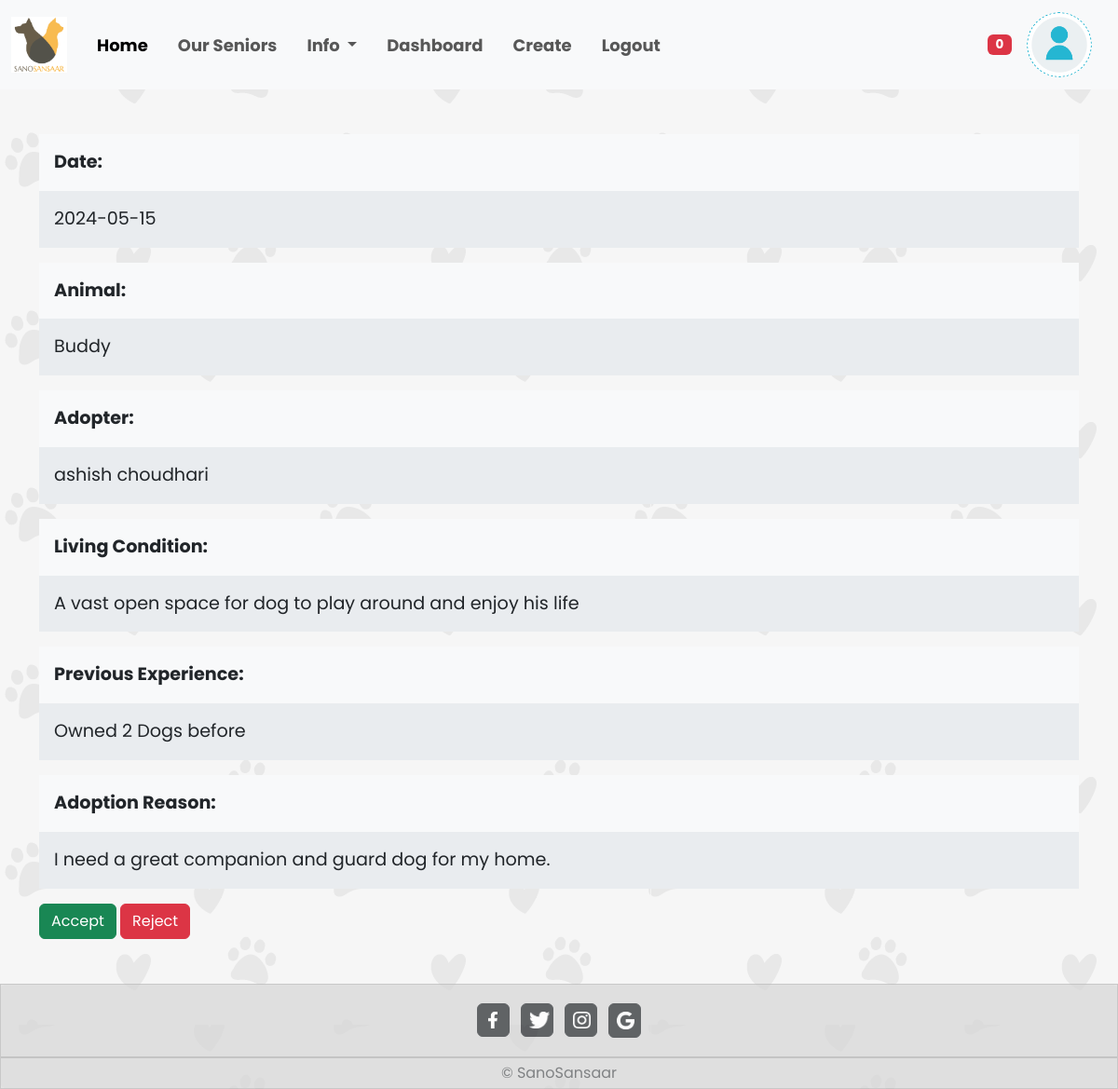
The app's page /Project_Week_BE/php/agencyRequests.php?x=21 (signed in) with its own data.
### tables this page shows
CREATE TABLE `users` (
  `id` int(11) NOT NULL,
  `first_name` varchar(40) NOT NULL,
  `last_name` varchar(40) NOT NULL,
  `password` varchar(255) NOT NULL,
  `address` varchar(80) NOT NULL,
  `phone` int(15) NOT NULL,
  `email` varchar(50) NOT NULL,
  `picture` varchar(100) DEFAULT NULL,
  `status` varchar(10) NOT NULL DEFAULT 'user'
);

CREATE TABLE `pet_adoptions` (
  `id` int(11) NOT NULL,
  `adopt_date` date DEFAULT NULL,
  `user_id_fk` int(11) NOT NULL,
  `animal_id_fk` int(11) NOT NULL,
  `request_date` date NOT NULL,
  `living_condition` varchar(2000) NOT NULL,
  `previous_experience` varchar(2000) NOT NULL,
  `adoption_reason` varchar(200) NOT NULL,
  `shelter_id` int(11) NOT NULL
);

CREATE TABLE `animals` (
  `id` int(11) NOT NULL,
  `name` varchar(30) NOT NULL,
  `picture` varchar(100) DEFAULT NULL,
  `address` varchar(60) NOT NULL,
  `description` varchar(10000) NOT NULL,
  `size` varchar(20) NOT NULL,
  `age` varchar(30) NOT NULL,
  `vaccinated` varchar(3) NOT NULL,
  `breed` varchar(30) NOT NULL,
  `status` tinyint(1) NOT NULL,
  `agency_id_fk` int(11) NOT NULL,
  `price` varchar(255) DEFAULT NULL
);

### Project_Week_BE/php/agencyRequests.php (the view, shortened to what this page needs)
<?php
    require_once "footer.php";
    require_once "navbar.php";
    $id = $_GET["x"];
    $sql = "SELECT * FROM pet_adoptions WHERE id = $id";
    $result = mysqli_query($connect, $sql);
    $row = mysqli_fetch_assoc($result);
    $sqlA = "SELECT * FROM animals WHERE id = {$row['animal_id_fk']}";
    $resultA = mysqli_query($connect, $sqlA);
    $rowA = mysqli_fetch_assoc($resultA);
    $sqlU = "SELECT * FROM users WHERE id = {$row['user_id_fk']}";
    $resultU = mysqli_query($connect, $sqlU);
    $rowU = mysqli_fetch_assoc($resultU);
?>
<!DOCTYPE html>
<html lang ="en">
<head>
    <link href ="https://cdn.jsdelivr.net/npm/bootstrap@5.3.0/dist/css/bootstrap.min.css"  rel= "stylesheet">
</head>
<body>
   <?= $nav ?>
    <div class="container mt-5">
        <div class="myRequest">
            <div class="p-3 bg-light text-dark">
                <b>Date:</b>
            </div>
            <div class="p-3 mb-3 bg-body-secondary">
                <?= $row['request_date'] ?>
            </div>
        </div>
        <div class="myRequest">
            <div class="p-3 bg-light text-dark">
                <b>Animal:</b>
            </div>
            <div class="p-3 mb-3 bg-body-secondary">
                <?= $rowA['name'] ?>
            </div>
        </div>
        <div class="myRequest">
            <div class="p-3 bg-light text-dark">
                <b>Adopter:</b>
            </div>
            <div class="p-3 mb-3 bg-body-secondary">
                <?= $rowU['first_name'] . " " . $rowU['last_name'] ?>
            </div>
        </div>
        <div class="myRequest">
            <div class="p-3 bg-light text-dark">
                <b>Living Condition:</b>
            </div>
            <div class="p-3 mb-3 bg-body-secondary">
            <?= $row['living_condition'] ?>
            </div>
        </div>
        <div class="myRequest">
            <div class="p-3 bg-light text-dark">
                <b>Previous Experience:</b>
            </div>
            <div class="p-3 mb-3 bg-body-secondary">
            <?= $row['previous_experience'] ?>
            </div>
        </div>
        <div class="myRequest">
            <div class="p-3 bg-light text-dark">
                <b>Adoption Reason:</b>
            </div>
            <div class="p-3 mb-3 bg-body-secondary">
            <?= $row['adoption_reason'] ?>
            </div>
        </div>
        <a href='acceptRequest.php?x=<?= $row['id'] ?>' class='btn btn-success'>Accept</a>
        <a href='rejectRequest.php?x=<?= $row['id'] ?>' class='btn btn-danger'>Reject</a>
    </div>
    <?= $footer ?>
</body>
</html>

### Project_Week_BE/php/navbar.php (shortened to what this page needs)
<?php
require_once "db_connect.php";
if (isset($_SESSION["user_id_fk"])) {
    $userId = $_SESSION["user_id_fk"];
    $notificationQuery = "SELECT COUNT(*) AS notification_count FROM orders WHERE user_id_fk = $userId";
    $notificationResult = mysqli_query($connect, $notificationQuery);
    $notificationData = mysqli_fetch_assoc($notificationResult);
    $notificationCount = $notificationData['notification_count'];
} else {
    $notificationCount = 0;
}
$dashboard = "";
$log = "
    <li class='nav-item'>
        <a class='nav-link' href='logout.php?logout'>Logout</a >
    </li>";
if (!isset($_SESSION["user"]) && !isset($_SESSION["adm"]) && !isset($_SESSION["shelter"])) {
    $userAcc = "
        <a class='navbar-brand' href='login.php'>
        <span class='text-black-50 fs-6'>Login</span>
        </a>";
    $log = "";
} else {
    if (isset($_SESSION["shelter"])) {
        $sqlNav = "SELECT * FROM users WHERE id = {$_SESSION["shelter"]}";
        $dashboard = "
            <li class='nav-item me-3'>
                <a class='nav-link' aria-current='page' href='agency.php'>Dashboard</a>
            </li>
            <li class='nav-item me-3'>
                <a class='nav-link' aria-current='page' href='agencyNotifications.php'>Requests</a>
            </li>
            <li class='nav-item me-3'>
                <a class='nav-link' aria-current='page' href='create.php'>Create</a>
            </li>";
    }
    if (isset($_SESSION["user"])) {
        $sqlNav = "SELECT * FROM users WHERE id = {$_SESSION["user"]}";
        $dashboard = "
            <li class='nav-item me-3'>
                <a class='nav-link' aria-current='page' href='create.php'>Create</a>
            </li>";
    }
    if (isset($_SESSION["adm"])) {
        $sqlNav = "SELECT * FROM users WHERE id = {$_SESSION["adm"]}";
        $dashboard = "
            <li class='nav-item me-3'>
                <a class='nav-link' aria-current='page' href='dashboard.php'>Dashboard</a>
            </li>
            <li class='nav-item me-3'>
                <a class='nav-link' aria-current='page' href='create.php'>Create</a>
            </li>";
    }
    $resultNav = mysqli_query($connect, $sqlNav);
    $rowNav = mysqli_fetch_assoc($resultNav);
    $userAcc = "
        <a class='navbar-brand d-flex align-items-center' href='update.php?id={$rowNav["id"]}'>
            <div class='profile-picture-container'>
                <img src='../images/{$rowNav["picture"]}' class='profile-picture' alt='user pic'>
            </div>
        </a>";
}
$nav = "
<nav class='navbar navbar-expand-lg bg-body-tertiary'>
    <div class='container-fluid'>
        <a class='navbar-brand' href='home.php'>
            <img src='../images/logo.png' alt='logo' style='width: 5vw;'>
        </a>
        <ul class='navbar-nav me-auto mb-2 mb-lg-0 navText'>
            <li class='nav-item ms-2 me-3'>
                <a class='nav-link active' aria-current='page' href='home.php'>Home</a>
            </li>
            <li class='nav-item me-3'>
                <a class='nav-link' href='senior.php'>Our Seniors</a>
            </li>
            <li class='nav-item dropdown me-3'>
                <a class='nav-link dropdown-toggle' href='#' role='button' data-bs-toggle='dropdown' aria-expanded='false'>
                    Info
                </a>
                <ul class='dropdown-menu'>
                    <li><a class='dropdown-item' href='resourceLibrary.php'>Resource Library</a></li>
                    <li><a class='dropdown-item' href='faq.php'>FAQ</a></li>
                    <li><a class='dropdown-item' href='about.php'>About us</a></li>
                </ul>
            </li>
            {$dashboard}
            {$log}
        </ul>
        <ul class='navbar-nav me-2 mb-2 mb-lg-0'>
            <li class='nav-item'>
                <a class='nav-link' href='notification.php'>
                    <i class='bi bi-bell'></i>
                    <span class='badge bg-danger'>$notificationCount</span>
                </a>
            </li>
        </ul>
        {$userAcc}
    </div>
</nav>";
?>

### Project_Week_BE/css/home.css (style rules this page uses)
* { font-family: 'Poppins', sans-serif; }
body { min-height: 100vh; background-image:url(../images/bg.png); background-size:auto; }
.navbar { font-size: 1.5vw; }
.navText { font-weight: 700; font-style: normal; }
.myRequest { border-radius: 1rem; font-size: larger; }
body { display: flex; flex-direction: column; min-height: 100vh; margin: 0; }

### Project_Week_BE/php/navbar.php (style rules this page uses)
.profile-picture-container { width: 70px; height: 70px; overflow: hidden; border-radius: 50%; display: flex; justify-content: center; align-items: center; }
.profile-picture { width: 100%; height: 100%; object-fit: cover; }

### records on screen
users: picture (placeholder picture)
pet_adoptions: request_date "2024-05-15", living_condition "A vast open space for dog to play around and enjoy his life", previous_experience "Owned 2 Dogs before", adoption_reason "I need a great companion and guard dog for my home."
animals: name "Buddy"
users: first_name "ashish", last_name "choudhari"

### other values on screen
$notificationCount "0"
